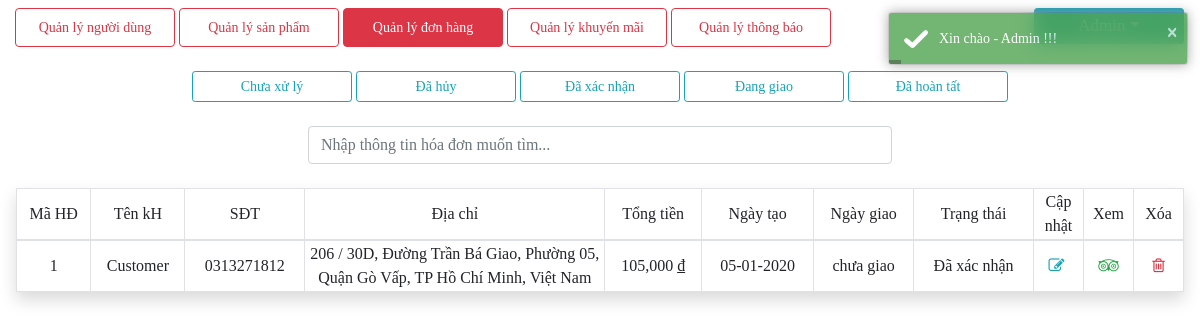
/admin.php?action=bill (signed in), run on an earlier commit of the app's database.
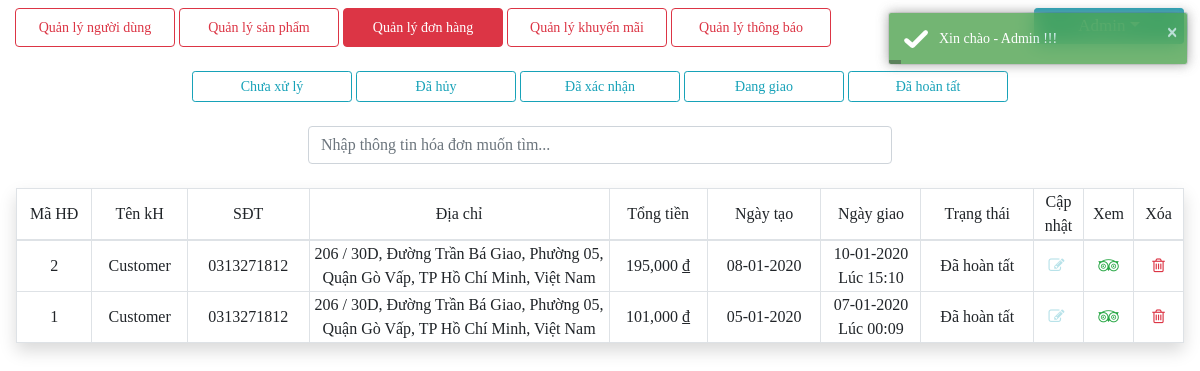
And on a later commit of the database.
### tables this page shows
CREATE TABLE `bill`  (
  `id_bill` int(20) NOT NULL AUTO_INCREMENT,
  `id_user` int(11) NULL DEFAULT NULL,
  `username` varchar(50) NULL DEFAULT NULL,
  `phone` varchar(11) NULL DEFAULT NULL,
  `address` varchar(100) NULL DEFAULT NULL,
  `ship` decimal(10, 0) NULL DEFAULT NULL,
  `totalprice` decimal(10, 0) NULL DEFAULT NULL,
  `created_at` date NULL DEFAULT NULL,
  `updated_at` datetime(0) NULL DEFAULT NULL,
  `status` tinyint(1) NULL DEFAULT 0,
  PRIMARY KEY (`id_bill`) USING BTREE
);

### lib/function/function.php (called while the page is built, shortened)
<?php
    function status_bill_admin($status){
        switch($status){
            case 0 : return "Chưa xử lý";
                break;
            case 1 : return "Đã hủy";
                break;
            case 2 : return "Đã xác nhận";
                break;
            case 3 : return "Đang giao";
                break;
            case 4 : return "Đã hoàn tất";
                break;
        }
        return $status;
    }
?>

### lib/admin/manage/bill.php (the view, shortened to what the changed rows need)
<?php if(in_array(1, $_SESSION['id_per']) || in_array(4, $_SESSION['id_per'])){ ?>
<div class="container-fuild mt-4">
    <ul class="nav nav-pills d-flex justify-content-center pl-1">
        <?php for($i=0;$i<=4;$i++){ ?>
        <li class="nav-item card-buy mr-1"><a href="admin.php?action=bill&status=<?php echo $i ?>" id="button2" class="btn btn-outline-info btn-sm <?php if(isset($_GET['status']) && $_GET['status']==$i) echo 'active' ?>"><?php echo status_bill_admin($i) ?></a></li>
        <?php } ?>
    </ul>
</div>
<div class="text-center mt-4 px-3">
    <?php
        $stmt=$conn->prepare('SELECT count(id_bill) AS total_record FROM bill');
        $stmt->execute();
        $row=$stmt->fetch();
        $total_record=$row['total_record'];
        if($total_record >= 1){ ?>
            <div class="d-flex justify-content-center mt-4">
            <table class="table-hover table-bordered col-md-12 shadow">
                <thead>
                    <tr>
                        <td>Mã HĐ</td>
                        <td>Tên kH</td>
                        <td>SĐT</td>
                        <td width="300px">Địa chỉ</td>
                        <td>Tổng tiền</td>
                        <td>Ngày tạo</td>
                        <td>Ngày giao</td>
                        <td>Trạng thái</td>
                        <td width="50px">Cập nhật</td>
                        <td width="50px">Xem</td>
                        <td width="50px">Xóa</td>
                    </tr>
                </thead>
                <tbody id="Table">
                    <?php
                        $current_page = isset($_GET['page']) ? $_GET['page'] : 1;
                        $limit = 10;
                        $total_page=ceil($total_record / $limit);
                        $start = ($current_page - 1) * $limit;
                        if(isset($_GET['status'])){
                            $status=$_GET['status'];
                            $stmt=$conn->prepare('SELECT * FROM bill WHERE status=:status ORDER BY id_bill DESC LIMIT :start, :limit');
                            $stmt->bindValue(':status',$status, PDO::PARAM_INT);
                            $stmt->bindValue(':start',$start, PDO::PARAM_INT);
                            $stmt->bindValue(':limit',$limit, PDO::PARAM_INT);
                        }else{
                            $stmt=$conn->prepare('SELECT * FROM bill ORDER BY id_bill DESC LIMIT :start, :limit');
                            $stmt->bindValue(':start', $start, PDO::PARAM_INT);
                            $stmt->bindValue(':limit', $limit, PDO::PARAM_INT);
                        }
                        $stmt->execute();
                        $result=$stmt->fetchAll(PDO::FETCH_ASSOC);
                        foreach($result as $row){
                    ?>
                    <tr>
                        <td><?php echo $row['id_bill'] ?></td>
                        <td><?php echo $row['username'] ?></td>
                        <td><?php echo $row['phone'] ?></td>
                        <td><?php echo $row['address'] ?></td>
                        <td><?php echo number_format(round($row['totalprice'], -3)) ?> <u>đ</u></td>
                        <td><?php echo date_format(date_create($row['created_at'], new DateTimeZone('Asia/Bangkok')),"d-m-Y") ?></td>
                        <td width="100px"><?php if($row['updated_at'] == '') echo "chưa giao"; else echo date_format(date_create($row['updated_at'], new DateTimeZone('Asia/Bangkok')),"d-m-Y \L\ú\c H:i") ?></td>
                        <td><?php echo status_bill_admin($row['status']) ?></td>
                        <td><a href="" class="text-info <?php if($row['status'] == 4 || $row['status'] == 1) echo 'isDisabled' ?>" data-toggle="modal" data-target="#<?php echo 'update'.$row['id_bill'] ?>" data-toggle="tooltip" title="Cập nhật trạng thái đơn hàng"><i class="fa fa-pencil-square-o" aria-hidden="true"> <span class="d-none d-lg-inline-block"></span></i></a></td>
                        <td><a href="" class="text-success" data-toggle="modal" data-target="#<?php echo 'view'.$row['id_bill'] ?>" data-toggle="tooltip" title="Xem đơn hàng"><i class="fa fa-tripadvisor" aria-hidden="true"></i></a></td>
                        <td><a href="lib/admin/process/del_bill.php?id_bill=<?php echo $row['id_bill'] ?>" class="text-danger" onclick="return confirmDel()"><i class="fa fa-trash-o px-1" aria-hidden="true"></i></a></td>
                    </tr>
                    <?php } ?>
                </tbody>
            </table>
    </div>
    <?php
    if($total_record > $limit){ ?>
        <?php pagination($current_page, $total_page,"admin.php?action=bill&page=") ?>
    <?php }} ?>
</div>
<?php
    $query="SELECT id_bill,status FROM bill";
    $stmt=$conn->prepare($query);
    $stmt->execute();
    $result=$stmt->fetchAll(PDO::FETCH_ASSOC);
    foreach($result as $row){
        $id_bill=$row['id_bill'];
        $status = $row['status'] ?>
    <div class="modal" id="<?php echo 'view'.$id_bill ?>">
        <div class="modal-dialog modal-lg modal-dialog-centered">
            <div class="modal-content">
                <div class="modal-header bg-danger text-white">
                    <h6 class="modal-title">Chi tiết đơn hàng</h6>
                    <button type="button" class="close" data-dismiss="modal">×</button>
                </div>
                <div class="col-md-12 modal-body text-center">
                    <div class="d-flex row">
                        <div class="col-md-4 border text-left p-3">
                            <?php $stmt = $conn->prepare('SELECT * FROM bill WHERE id_bill=:id_bill');
                                $stmt->execute(['id_bill' => $id_bill]);
                                $row=$stmt->fetch(); ?>
                                <span>Địa chỉ giao hàng</span>
                                <hr>
                                <strong><?php echo $row['username'] ?></strong>
                                <div class="py-3">
                                    <span class="font-italic">Điện thoại : </span><?php echo $row['phone'] ?>
                                    <p></p>
                                    <span class="font-italic mt-3">Địa chỉ : </span><?php echo $row['address'] ?>
                                </div>
                        </div>
                        <div class="col-md-8 border p-3">
                            <table class="table table-hover text-center border">
                                <tr>
                                    <th>Mã</th>
                                    <th width="140px">Tên SP</th>
                                    <th width="140px">Hình ảnh</th>
                                    <th width="140px">Số lượng</th>
                                    <th width="140px">Giá bán</th>
                                </tr>
                                <?php
                                    $query="SELECT id_bill,id_pro,qty,price FROM bill_detail WHERE id_bill=:id_bill";
                                    $stmt=$conn->prepare($query);
                                    $stmt->execute(['id_bill'=>$id_bill]);
                                    $result=$stmt->fetchAll(PDO::FETCH_ASSOC);
                                    $totalprice=0;
                                    foreach($result as $key => $row){
                                    $id_pro=$row['id_pro'];
                                    $query="SELECT id_pro,name_pro,images FROM product WHERE id_pro=:id_pro";
                                    $stmt=$conn->prepare($query);
                                    $stmt->execute(['id_pro'=>$id_pro]);
                                    $result=$stmt->fetchAll(PDO::FETCH_ASSOC);
                                    foreach($result as $row_2){
                                        $totalprice+=$row['qty' ] * $row['price'] ?>
                                <tr>
                                    <td><?php echo $key+1 ?></td>
                                    <td><?php echo $row_2['name_pro'] ?></td>
                                    <td><img src="./images/<?php echo $row_2['images'] ?>" class="img-thumbnail" alt=""></td>
                                    <td><?php echo $row['qty'] ?></td>
                                    <td><?php echo number_format(round($row['price'], -3)) ?></td>
                                </tr>
                                <?php }} ?>
                                <?php $stmt = $conn->prepare('SELECT ship,totalprice FROM bill WHERE id_bill=:id_bill');
                                    $stmt->execute(['id_bill' => $id_bill]);
                                    $row=$stmt->fetch();
                                    $ship = $row['ship'];
                                    $totalprice = $row['totalprice']; ?>
                                <tr>
                                    <td colspan="2"></td>
                                    <td colspan="2" class="text-right">Phí vận chuyển : </td>
                                    <td><?php echo number_format($ship) ?> <u>đ</u></td>
                                </tr>
                                <tr>
                                    <td colspan="3"></td>
                                    <td class="text-right">Tổng tiền : </td>
                                    <td><?php echo number_format(round($totalprice, -3)) ?> <u>đ</u></td>
                                </tr>
                                <tr>
                                    <td colspan="2"></td>
                                    <td colspan="2" class="text-right">Trạng thái đơn hàng : </td>
                                    <td><?php echo status_bill_admin($status) ?></td>
                                </tr>
                            </table>
                        </div>
                    </div>
                </div>
            </div>
        </div>
    </div>
<?php }} ?>

What changed in the data, as far as the page shows it:
added bill: id_bill "2", username "Customer", phone "0313271812", address "206 / 30D, Đường Trần Bá Giao, Phường 05, Quận Gò Vấp, TP Hồ Chí Minh, Việt Nam", totalprice "195,000", created_at "08-01-2020", updated_at "10-01-2020 Lúc 15:10", status "Đã hoàn tất"
changed bill id 1: totalprice "105,000" → "101,000"; updated_at (not shown) → "07-01-2020 Lúc 00:09"; status "Đã xác nhận" → "Đã hoàn tất"; no longer shows "chưa giao"
